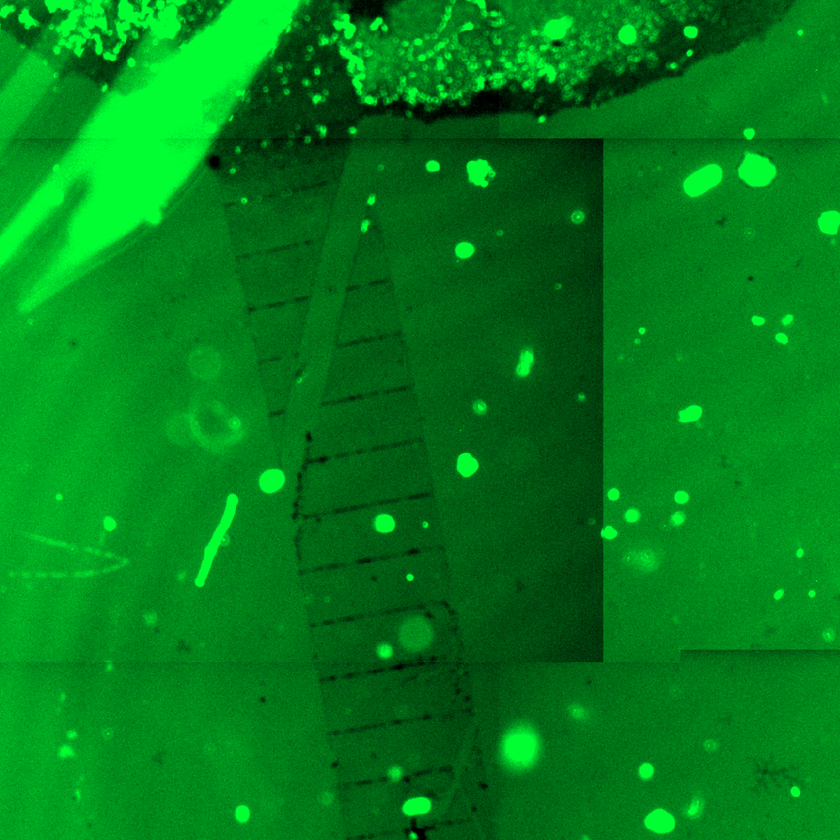
#> input picture Shen-Castan/Experiment-118-cut4.tiff, 840 x 840 px, shrunk from 1200 x 1200 before the run
$ python Shen_Castan.py
#> lines starting #> are read from the running program, lines starting #| are printed output that depends on the picture
# load and display an image with Matplotlib
from matplotlib import image
from matplotlib import pyplot as plt
import numpy as np
from PIL import Image


# ------------------------ 2D CONVOLUTION ------------------------
def convolve_2d(img, kernel, dir='xy'):
    """
    Performs a 2D convolution based on an input 2D numpy matrix and a 1D kernel
    Parameters:
        img (2D numpy array): the image to convolve
        kernel (array): the kernel
        dir (string): the direction(s) of convolution (might be x, y or xy)
    Return:
        the convolved image, as a numpy array
    """

    convolved_x = []

    # Convolve along x axis
    if dir.find('x') != -1:
        for i in range(0, image.shape[0], 1):
            convolved_x.append(np.convolve(img[i, :], kernel, mode='same'))

        convolved = np.array(convolved_x)

    # Convolve along y axis
    if dir.find('y') != -1:
        convolved_y = []
        # Initialize convolved in cas only y convolution has been called
        if dir.find('x') == -1:
            convolved = img.copy()

        convolved = np.transpose(convolved)

        for i in range(0, convolved.shape[0], 1):
            convolved_y.append(np.convolve(convolved[i, :], kernel, mode='same'))

        convolved = np.array(convolved_y)
        convolved = np.transpose(convolved)

    return convolved


# ------------------------ 2D CONVOLUTION ------------------------
img_path = "Experiment-118-cut4.tiff"

# load image as pixel array
image = image.imread(img_path)
#> image is the input picture: shape (840, 840, 3); mean R, G, B 0, 127.4, 25.1
image_original = image.copy();

image = np.dot(image[..., :3], [0.299, 0.587, 0.114])  # Convert RGB to Grays
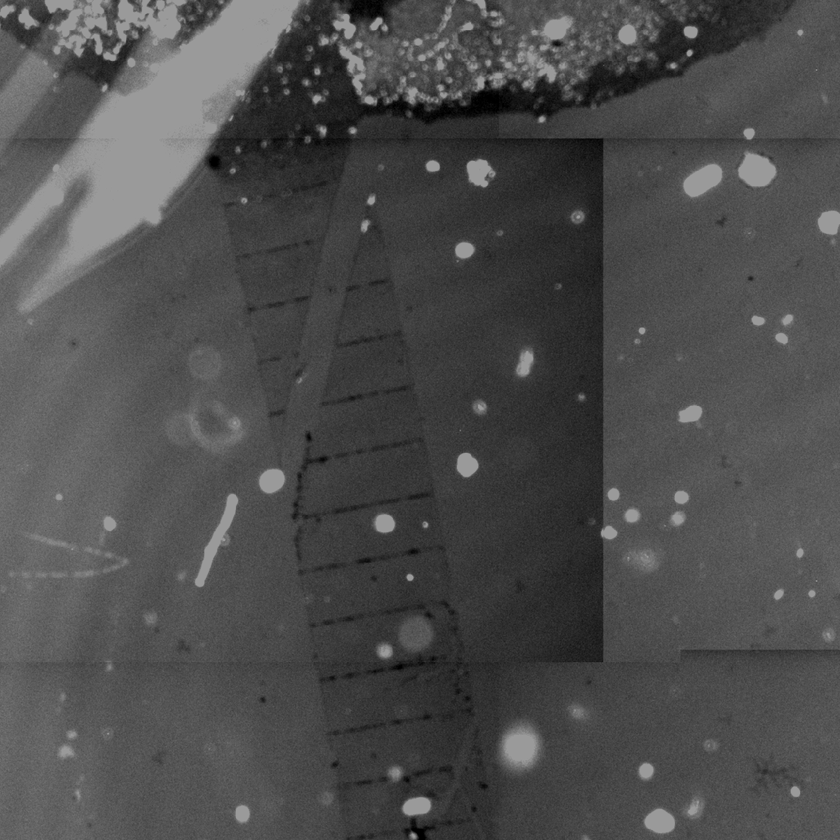
#> image: shape (840, 840) float64; min 0, max 155.7, mean 77.6

#image = np.log(image+0.000000001)

# Formulas from http://devernay.free.fr/cours/vision/pdf/c3.pdf
filter_radius = 64
alpha = 0.25

# ------------------------ SMOOTHING ------------------------
kernel_smooth = np.zeros((filter_radius * 2 + 1))
c = (1 - np.exp(-alpha)) / (1 + np.exp(-alpha))
kernel_fct = (lambda c_param, alpha_param, x_param: c_param * np.exp(-alpha_param * np.fabs(x_param)))
for x in range(-filter_radius, filter_radius + 1, 1):
    kernel_smooth[x + filter_radius] = kernel_fct(c, alpha, x)

convolve_smooth = convolve_2d(image, kernel_smooth, 'xy')
#> after the loop in convolve_2d, `for i in range(0, image.shape[0], 1):`: convolved_x = 840 items
#> in convolve_2d, `convolved = np.transpose(convolved)`:
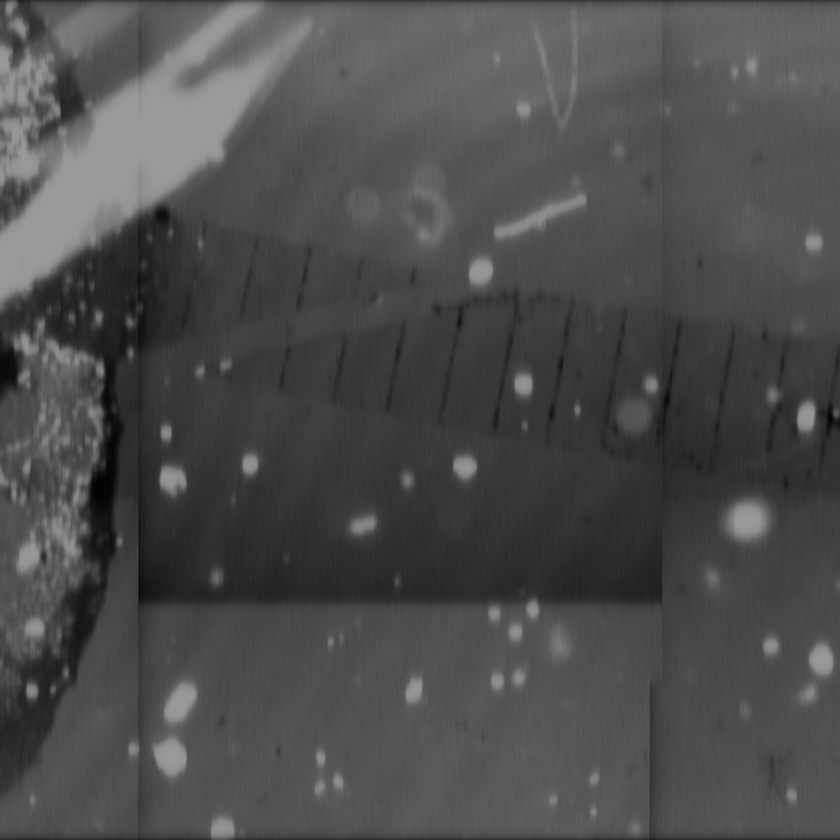
#> convolved: shape (840, 840) float64; min 1.34, max 155.1, mean 77.2

# ------------------------ DERIVATIVE ------------------------
kernel_der = np.zeros((filter_radius * 2 + 1))
#> kernel_der = 129 values from 0 to 0
d = 1 - np.exp(-alpha)
#> d = 0.221
kernel_fct = (lambda d_param, alpha_param, x_param: d_param * np.exp(
    -alpha_param * np.fabs(x_param)) if x_param >= 0 else -d_param * np.exp(-alpha_param * np.fabs(x_param)))
for x in range(-filter_radius, filter_radius + 1, 1):
    kernel_der[x + filter_radius] = kernel_fct(d, alpha, x)
#> after the loop, kernel_der = 129 values, max 0.221 at index 64, min -0.172 at index 63, mean 0.00171

convolve_der_x = convolve_2d(convolve_smooth, kernel_der, 'x')
#> call 2 of convolve_2d, with kernel = array of shape (129,), dir = 'x'
#> in convolve_2d (call 2), `convolved = np.array(convolved_x)`:
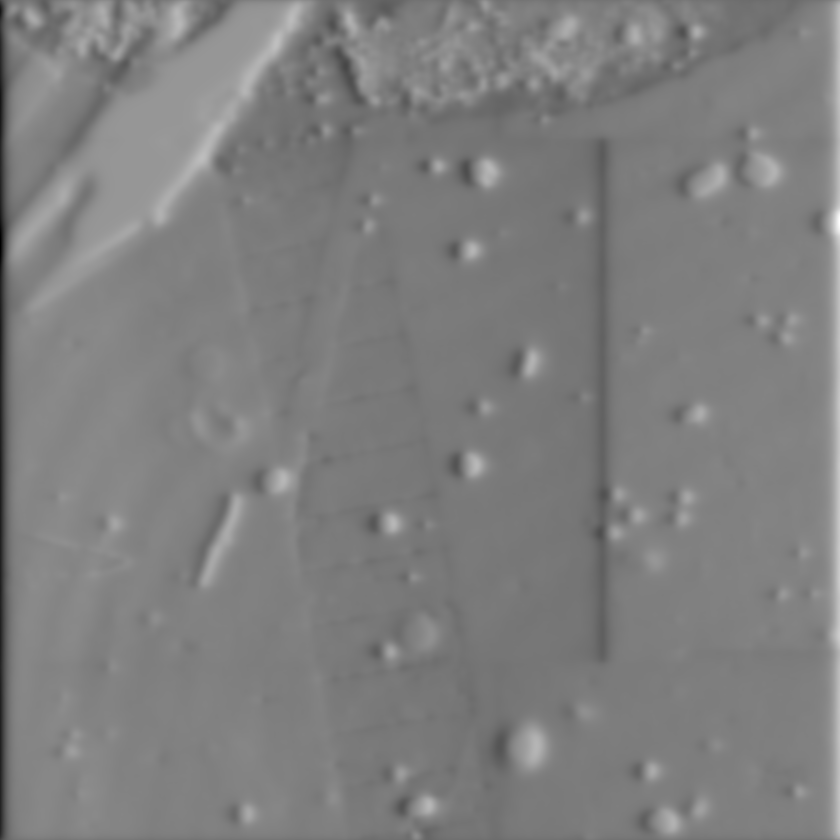
#> convolved: shape (840, 840) float64; min -76.71, max 111.2, mean 17; drawn with min black and max white
convolve_der_y = convolve_2d(convolve_smooth, kernel_der, 'y')
#> call 3 of convolve_2d, with kernel = array of shape (129,), dir = 'y'
#> in convolve_2d (call 3), `convolved = np.transpose(convolved)`:
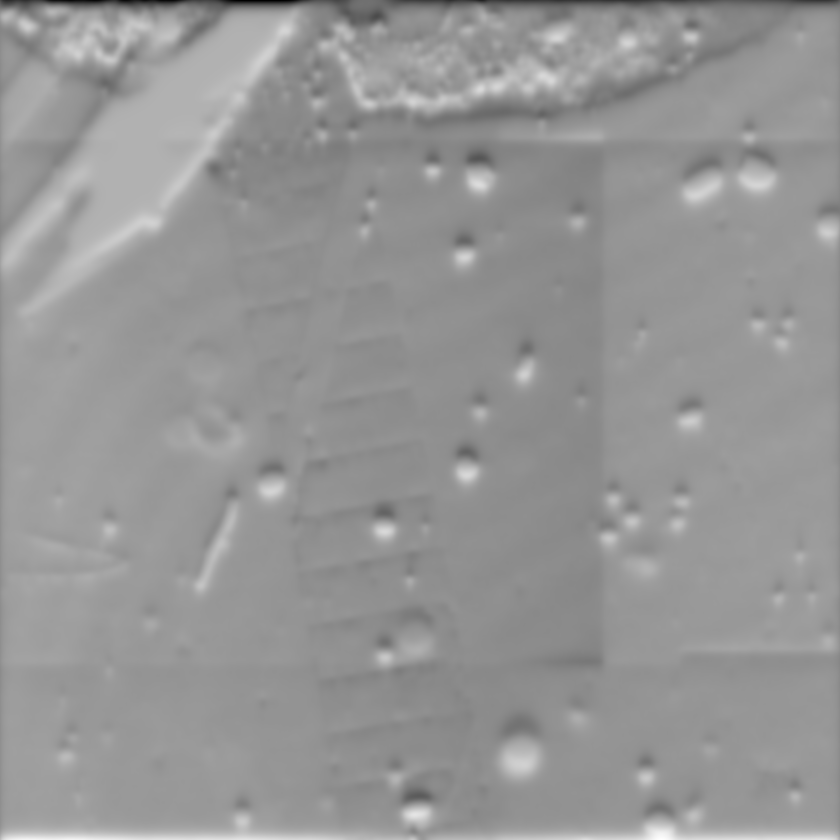
#> convolved: shape (840, 840) float64; min -78.15, max 83.31, mean 17; drawn with min black and max white

convolve_der_xy_amplitude = np.sqrt(np.square(convolve_der_x) + np.square(convolve_der_y))
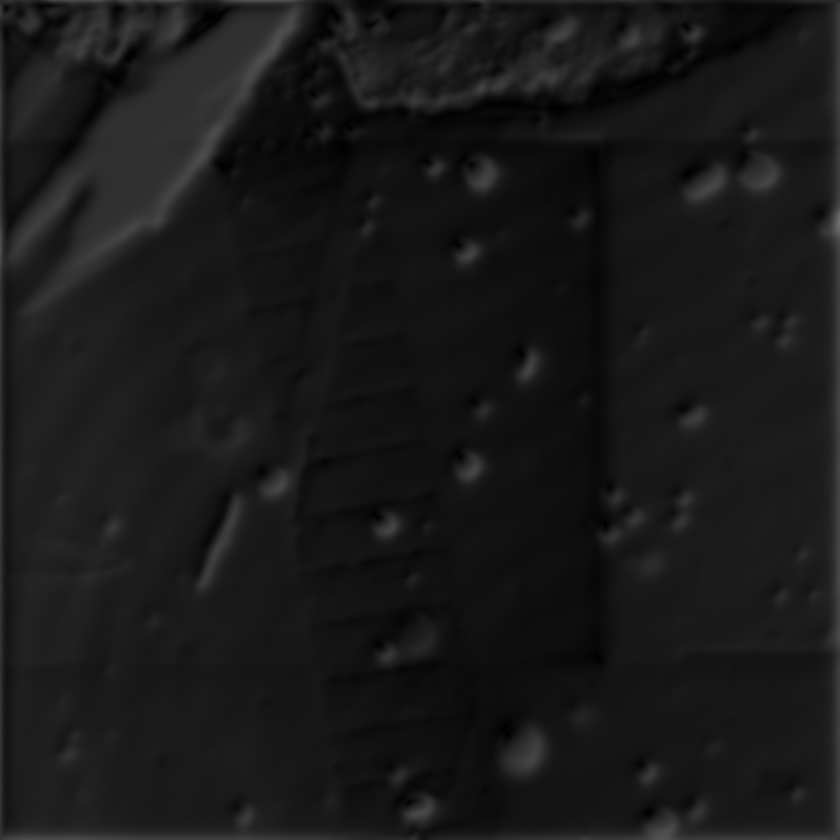
#> convolve_der_xy_amplitude: shape (840, 840) float64; min 0.103, max 112.9, mean 25.4

convolve_der_xy_orientation = np.arctan2(convolve_der_y, convolve_der_x)
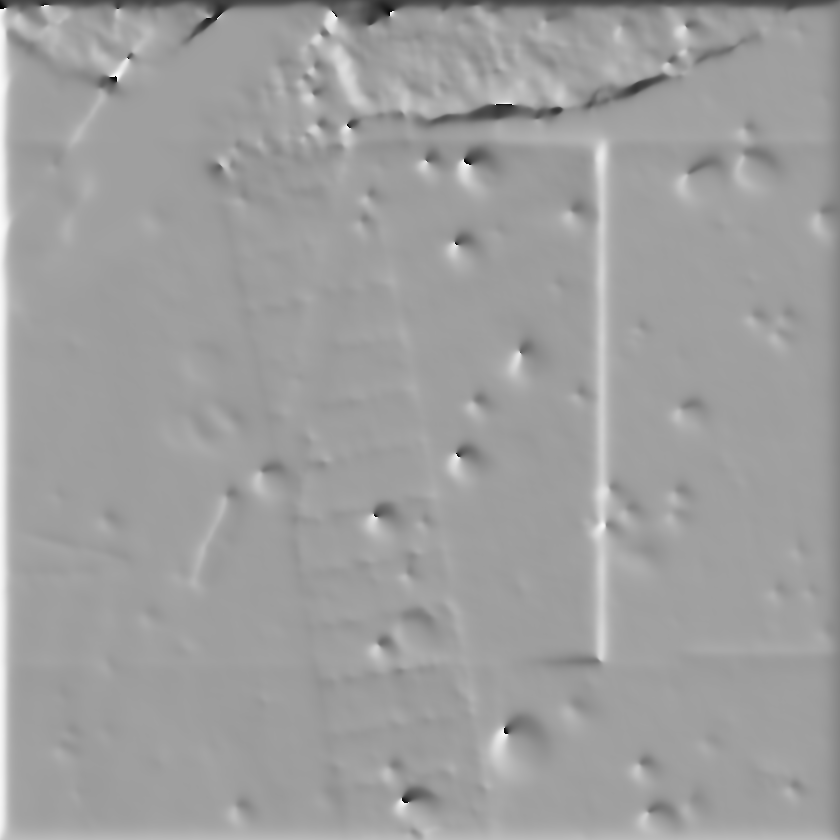
#> convolve_der_xy_orientation: shape (840, 840) float64; min -3.14, max 3.14, mean 0.777; drawn with min black and max white

# ------------------------ FIGURE ------------------------
fig = plt.figure(figsize=(8.25, 11.75))

ax1 = fig.add_subplot(4, 2, 1)
ax1.title.set_text('Original image')
ax1.axis('off')
ax1.imshow(image_original)

ax2 = fig.add_subplot(4, 2, 2)
ax2.title.set_text('Smooth, a=' + str(alpha) + " rad=" + str(filter_radius))
ax2.axis('off')
ax2.imshow(convolve_smooth)

ax3 = fig.add_subplot(4, 2, 3)
ax3.title.set_text('Derivative X')
ax3.axis('off')
ax3.imshow(convolve_der_x)

ax4 = fig.add_subplot(4, 2, 4)
ax4.title.set_text('Derivative Y')
ax4.axis('off')
ax4.imshow(convolve_der_y)

ax5 = fig.add_subplot(4, 2, 5)
ax5.title.set_text('Derivative XY\nAmplitude')
ax5.axis('off')
ax5.imshow(convolve_der_xy_amplitude)

ax5 = fig.add_subplot(4, 2, 6)
ax5.title.set_text('Derivative XY\nOrientation')
ax5.axis('off')
ax5.imshow(convolve_der_xy_orientation)

ax7 = fig.add_subplot(4, 2, 7)
ax7.title.set_text('Kernel smoothing')
ax7.plot(range(-filter_radius, filter_radius + 1, 1), kernel_smooth)

ax8 = fig.add_subplot(4, 2, 8)
ax8.title.set_text('Kernel derivative')
ax8.plot(range(-filter_radius, filter_radius + 1, 1), kernel_der)

plt.show()
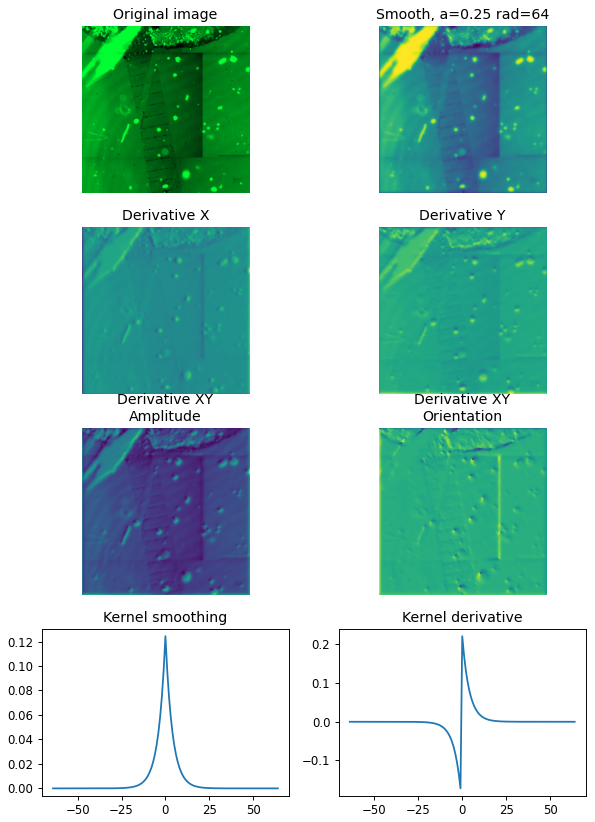
#> figure drawn by matplotlib, 8 panels; panel 7: curve peaks at x = 0, y = 0.124; panel 8: curve peaks at x = 0, y = 0.221

im = Image.fromarray(convolve_der_xy_amplitude)
im.save('export_a=' + str(alpha) + '_rad=' + str(filter_radius) + '.tif')
